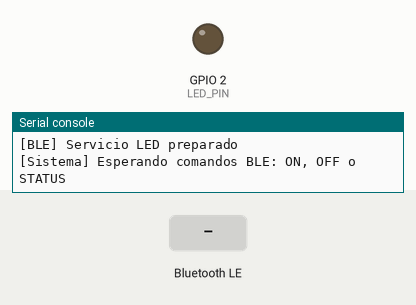
Bench run of a program on a simulated ESP32 board running MicroPython. Shown: output pins drawn as LEDs (lit = HIGH), the last lines printed to the serial console. The test bench sets the inputs (shaded band). Nothing arrives over Bluetooth unless stated.

Above: at 1.3 s.
1.4 s: "ON" written over Bluetooth
At 2.6 s:
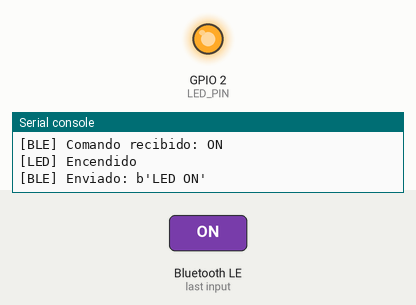
3.2 s: "OFF" written over Bluetooth
At 3.8 s:
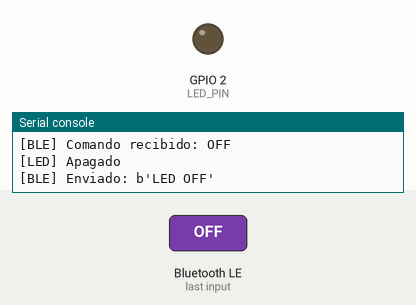
4.7 s: "on" written over Bluetooth
At 5.9 s:
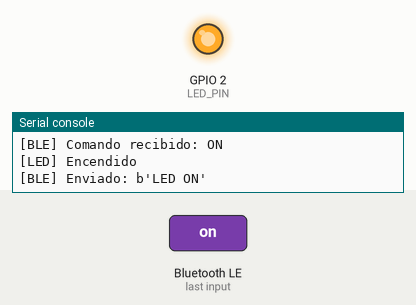
6.2 s: "off" written over Bluetooth
At 7.3 s:
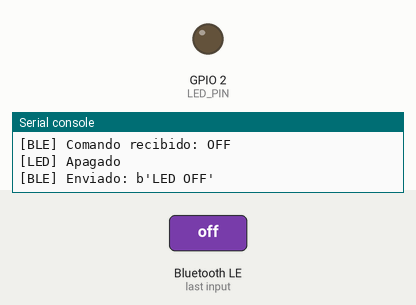
Timing chart, 0 to 8.7 s (numbered marks = the images above; inputs shaded):
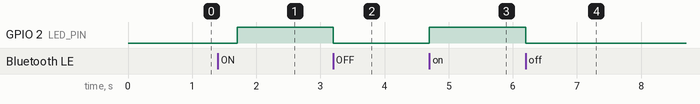

The program:

ble_led_control.py
```python
"""
Control de LED por Bluetooth Low Energy para ESP32-S3 en MicroPython.

Comandos desde el móvil:
ON      -> enciende el LED
OFF     -> apaga el LED
STATUS  -> devuelve el estado del LED
"""

import time
from micropython import const
import bluetooth
from machine import Pin


# UUID Nordic UART Service
_UART_SERVICE_UUID = bluetooth.UUID("6E400001-B5A3-F393-E0A9-E50E24DCCA9E")
_UART_TX_UUID = bluetooth.UUID("6E400003-B5A3-F393-E0A9-E50E24DCCA9E")
_UART_RX_UUID = bluetooth.UUID("6E400002-B5A3-F393-E0A9-E50E24DCCA9E")


# Flags BLE
_FLAG_WRITE = const(0x0008)
_FLAG_NOTIFY = const(0x0010)
_FLAG_WRITE_NO_RESPONSE = const(0x0004)


# Eventos BLE para MicroPython
_IRQ_CENTRAL_CONNECT = const(1)
_IRQ_CENTRAL_DISCONNECT = const(2)
_IRQ_GATTS_WRITE = const(3)


LED_PIN = 2  # Cambia este GPIO si tu placa usa otro pin para el LED.


class BLELEDController:
    def __init__(self, ble, led_pin=LED_PIN, name="ESP32"):
        self._ble = ble
        self._name = name
        self._led = Pin(led_pin, Pin.OUT)

        self._connections = set()
        self._connected = False

        self._ble.active(True)
        self._ble.irq(self._irq)

        uart_service = (
            _UART_SERVICE_UUID,
            (
                (_UART_TX_UUID, _FLAG_NOTIFY),
                (_UART_RX_UUID, _FLAG_WRITE | _FLAG_WRITE_NO_RESPONSE),
            ),
        )

        ((self._tx_handle, self._rx_handle),) = self._ble.gatts_register_services(
            (uart_service,)
        )

        self._advertise()
        print("[BLE] Servicio LED preparado")

    def _irq(self, event, data):
        if event == _IRQ_CENTRAL_CONNECT:
            conn_handle, _, _ = data
            self._connections.add(conn_handle)
            self._connected = True
            print("[BLE] Conectado. Handle:", conn_handle)
            time.sleep_ms(300)
            self.send("LED controller conectado")

        elif event == _IRQ_CENTRAL_DISCONNECT:
            conn_handle, _, _ = data
            self._connections.discard(conn_handle)
            self._connected = False
            print("[BLE] Desconectado. Handle:", conn_handle)
            time.sleep_ms(500)
            self._advertise()

        elif event == _IRQ_GATTS_WRITE:
            conn_handle, attr_handle = data
            if attr_handle == self._rx_handle:
                self._handle_rx()

    def _advertise(self):
        payload = advertising_payload(
            name=self._name,
            services=[_UART_SERVICE_UUID]
        )

        print("[BLE] Tamaño payload:", len(payload), "bytes")

        self._ble.gap_advertise(None)
        time.sleep_ms(100)
        self._ble.gap_advertise(100_000, adv_data=payload)

        print("[BLE] Publicidad iniciada con nombre:", self._name)

    def _handle_rx(self):
        data = self._ble.gatts_read(self._rx_handle)

        try:
            command = data.decode("utf-8").strip().upper()
        except UnicodeError:
            command = ""

        if not command:
            return

        print("[BLE] Comando recibido:", command)

        if command == "ON":
            self._led.on()
            print("[LED] Encendido")
            self.send("LED ON")

        elif command == "OFF":
            self._led.off()
            print("[LED] Apagado")
            self.send("LED OFF")

        elif command == "STATUS":
            status = "ON" if self._led.value() else "OFF"
            print("[LED] Estado:", status)
            self.send("STATUS: " + status)

        else:
            print("[BLE] Comando desconocido")
            self.send("Comando no reconocido. Usa ON, OFF o STATUS")

    def send(self, data):
        if not self._connected:
            print("[BLE] Sin conexión activa")
            return

        if isinstance(data, str):
            data = data.encode("utf-8")

        for conn_handle in self._connections:
            try:
                self._ble.gatts_notify(conn_handle, self._tx_handle, data)
                print("[BLE] Enviado:", data)
            except OSError as e:
                print("[BLE] Error enviando notificación:", e)


def advertising_payload(name=None, services=None):
    payload = bytearray()

    # Flags BLE generales
    payload += bytes((2, 0x01, 0x06))

    # Nombre BLE
    if name:
        name_bytes = name.encode("utf-8")
        payload += bytes((len(name_bytes) + 1, 0x09)) + name_bytes

    # Servicios BLE
    if services:
        for uuid in services:
            uuid_bytes = bytes(uuid)

            if len(uuid_bytes) == 16:
                payload += bytes((17, 0x07)) + uuid_bytes
            elif len(uuid_bytes) == 2:
                payload += bytes((3, 0x03)) + uuid_bytes

    if len(payload) > 31:
        raise ValueError("El advertising payload BLE supera los 31 bytes")

    return payload


def main():
    ble = bluetooth.BLE()
    controller = BLELEDController(ble, led_pin=LED_PIN, name="ESP32")

    print("[Sistema] Esperando comandos BLE: ON, OFF o STATUS")

    while True:
        time.sleep(1)


if __name__ == "__main__":
    main()
```

Measured:
- after the input at 1.4 s, GPIO 2 (LED_PIN): LOW → HIGH after 0.30 s
- after the input at 3.2 s, GPIO 2 (LED_PIN): HIGH → LOW at once
- after the input at 4.7 s, GPIO 2 (LED_PIN): LOW → HIGH at once
- after the input at 6.2 s, GPIO 2 (LED_PIN): HIGH → LOW at once
